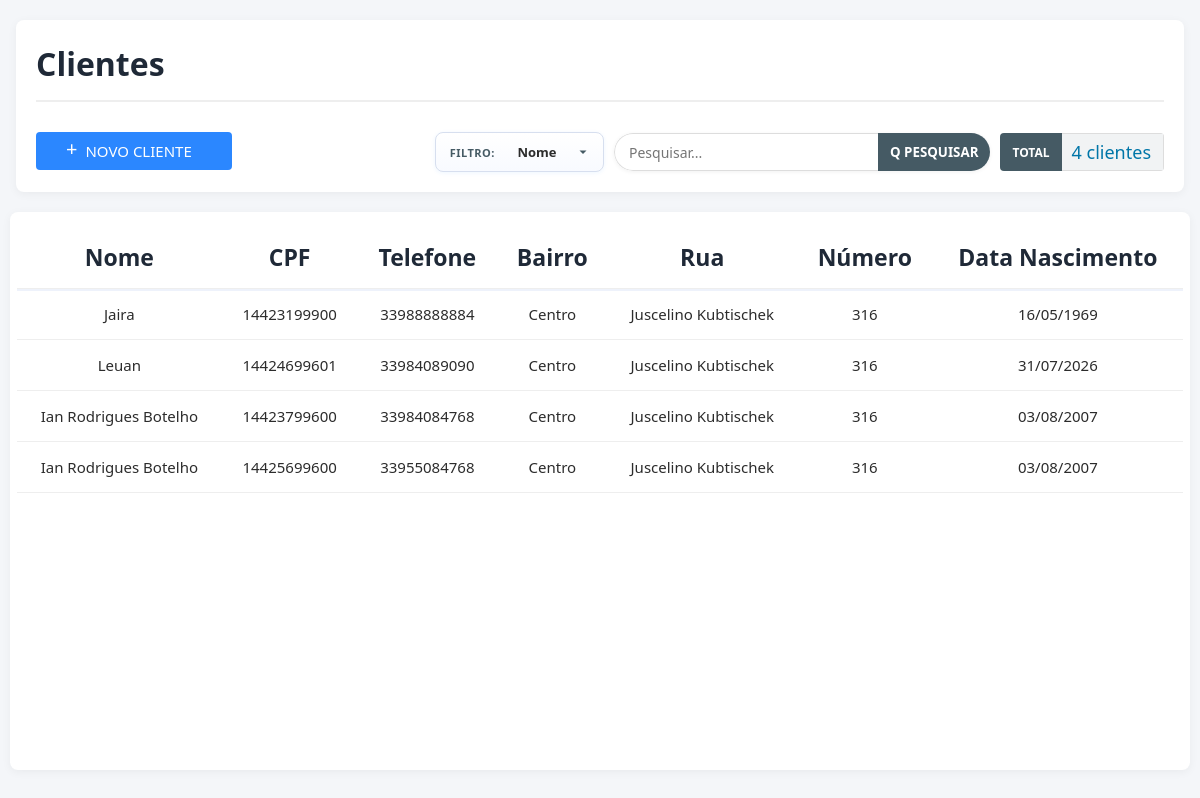
Before: /clientes/ with the older database file.
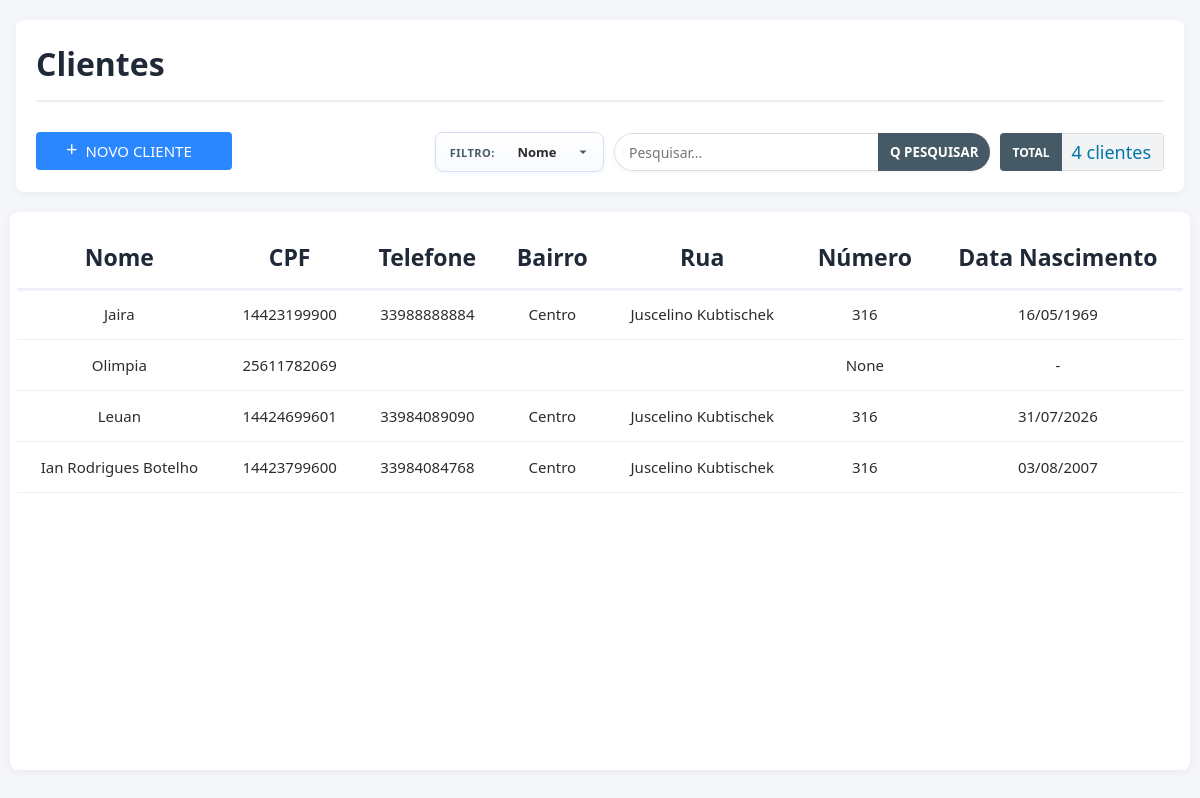
After: the same page with the newer database file.
### front_end/models.py (models this page shows, shortened)
class Client(models.Model):
    nome = models.CharField(max_length=40)
    cpf = models.CharField("CPF", max_length=11, unique=True)
    telefone = models.CharField(max_length=11, blank=True)
    rua = models.CharField(max_length=30, blank=True)
    bairro = models.CharField(max_length=20,blank=True)
    dt_nascimento = models.DateField(null=True, blank=True)
    numero = models.PositiveIntegerField("Número", null=True, blank=True)
    dt_criacao = models.DateTimeField(auto_now=True)

### front_end/views.py (the view)
# urls.py: path('clientes/', views.Cliente, name='clientes'),
def Cliente(request):
    termo_busca = request.GET.get("q", "").strip()
    filtro_campo = request.GET.get("campo", CAMPO_PADRAO_CLIENTE).strip() or CAMPO_PADRAO_CLIENTE
    mostrar_form = request.GET.get("view") == "form"
    form = ClientForm()
    if request.method == "POST":
        form = ClientForm(request.POST)
        if form.is_valid():
            form.save()
            return redirect("front_end:clientes")
        mostrar_form = True
    clientes = Client.objects.all().order_by("-dt_criacao")
    clientes = filtrar_clientes(clientes, filtro_campo, termo_busca)
    contexto = {
        "clientes": clientes,
        "busca": termo_busca,
        "filtro_campo": filtro_campo,
        "mostrar_form": mostrar_form,
        "form": form,
        "total_clientes": clientes.count(),
    }
    return render(request, "pag_clientes.html", contexto)

### front_end/forms.py (shortened to what this page needs)
class ClientForm(forms.ModelForm):
    cpf = forms.CharField(max_length=14)
    telefone = forms.CharField(max_length=16, required=False)
    class Meta:
        model = Client
        fields = ['nome', 'cpf', 'telefone', 'rua', 'bairro', 'dt_nascimento', 'numero']
    def __init__(self, *args, **kwargs):
        super().__init__(*args, **kwargs)
        self.fields["nome"].required = True
        self.fields["cpf"].required = True
        for campo in ("telefone", "rua", "bairro", "dt_nascimento", "numero"):
            self.fields[campo].required = False

### front_end/search_filters.py (called while the page is built, shortened)
def filtrar_clientes(queryset, campo: str, termo: str):
    termo = (termo or "").strip()
    if not termo:
        return queryset

### Templates/pag_clientes.html (shortened to what this page needs)
<!DOCTYPE html>
<html lang="en">
<head>
</head>
<body>
    <div class="header-container">
        <h1>Clientes</h1>
        <div class="barra_ferramentas">
            <button class="btn-add" type="button" id="btn-novo-cliente" onclick="Adicionar_client()">
                <span>+</span>NOVO CLIENTE
            </button>
            <form class="barra-busca-filtros div-search" method="get" action="{% url 'front_end:clientes' %}">
                <div class="filtro-grupo">
                    <span class="filtro-label">Filtro:</span>
                    <select name="campo" id="search-campo" class="filtro-campo" aria-label="Filtrar por">
                        <option value="nome" {% if filtro_campo == "nome" %}selected{% endif %}>Nome</option>
                    </select>
                </div>
                <div class="busca-grupo">
                    <input id="search-input" name="q" type="search" class="campo-busca" placeholder="Pesquisar..." value="{{ busca }}" autocomplete="off">
                    <button class="btn-busca-filtro" type="submit">Q PESQUISAR</button>
                </div>
                <div class="div-total">
                    <span class="total-text">TOTAL</span>
                    <span id="total-clientes" class="total-table">{{ total_clientes }} cliente(s)</span>
                </div>
            </form>
        </div>
    </div>
    <div class="clients-container">
        <div id="list-view" class="{% if mostrar_form %}view-hidden{% endif %}">
            <div class="table-wrapper">
                <table>
                    <thead>
                        <tr>
                            <th>Nome</th>
                            <th>CPF</th>
                            <th>Telefone</th>
                            <th>Bairro</th>
                            <th>Rua</th>
                            <th>Número</th>
                            <th>Data Nascimento</th>
                        </tr>
                    </thead>
                    <tbody id="clientes-tbody">
                        {% for cliente in clientes %}
                        <tr
                            class="cliente-row"
                            data-cliente-id="{{ cliente.id }}"
                            data-search="{{ cliente.nome }} {{ cliente.cpf }} {{ cliente.telefone }} {{ cliente.bairro }} {{ cliente.rua }} {{ cliente.numero }}"
                            data-nome="{{ cliente.nome }}"
                            data-cpf="{{ cliente.cpf }}"
                            data-telefone="{{ cliente.telefone }}"
                            data-bairro="{{ cliente.bairro }}"
                            data-rua="{{ cliente.rua }}"
                            data-numero="{{ cliente.numero }}"
                            onclick="abrirNotasCliente({{ cliente.id }})"
                        >
                            <td>{{ cliente.nome }}</td>
                            <td>{{ cliente.cpf }}</td>
                            <td>{{ cliente.telefone }}</td>
                            <td>{{ cliente.bairro }}</td>
                            <td>{{ cliente.rua }}</td>
                            <td>{{ cliente.numero }}</td>
                            <td>{% if cliente.dt_nascimento %}{{ cliente.dt_nascimento|date:"d/m/Y" }}{% else %}-{% endif %}</td>
                        </tr>
                        {% endfor %}
                    </tbody>
                </table>
            </div>
        </div>
    </div>
 </body>
</html>

Changed rows visible on the page:
removed Client: nome "Ian Rodrigues Botelho", cpf "14425699600", telefone "33955084768", bairro "Centro", rua "Juscelino Kubtischek", numero "316", dt_nascimento "03/08/2007"
added Client: nome "Olimpia", cpf "25611782069", numero "None"
